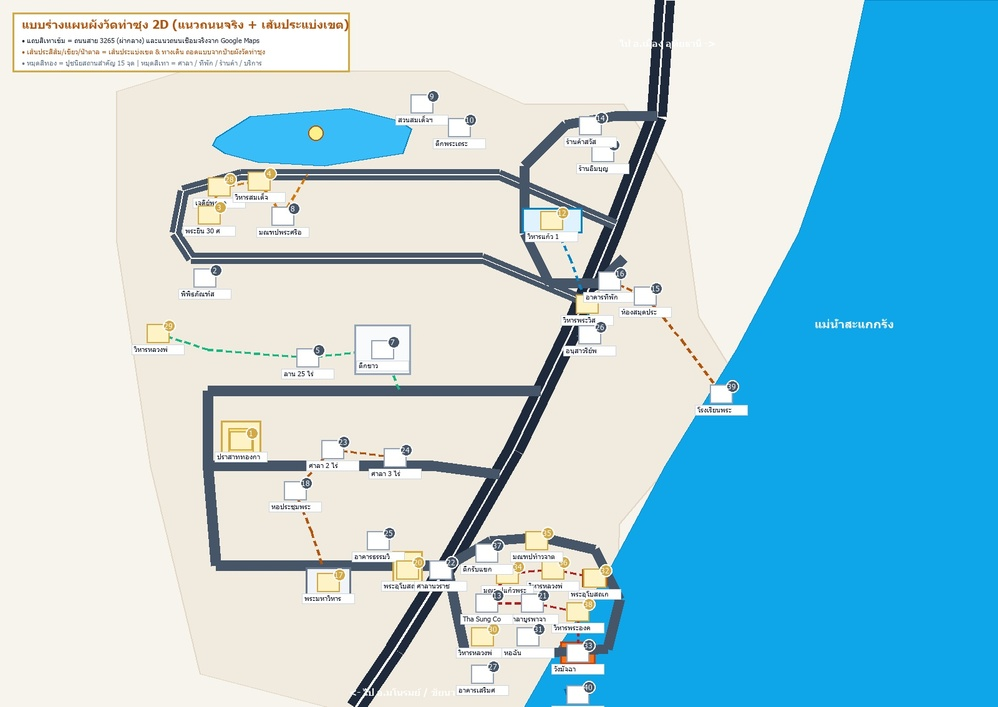
#> input picture scratch/user_master_map.jpg, 998 x 707 px, shrunk from 1600 x 1133 before the run, found by its file name
$ python crop_focused.py
#> lines starting #> are read from the running program, lines starting #| are printed output that depends on the picture
# Let's inspect the user map closely by cropping around all clusters
from PIL import Image

im = Image.open('scratch/user_master_map.jpg')
#> im is the input picture: PIL image 998x707 RGB; mean R, G, B 168.1, 208.5, 221.7
W, H = im.size
#> W = 998; H = 707

# 1. Top North-West cluster (around 39, 38, 11, 3, 4, 32, 15, 9)
im.crop((0, 0, int(W*0.48), int(H*0.55))).save('scratch/crop_nw.jpg')
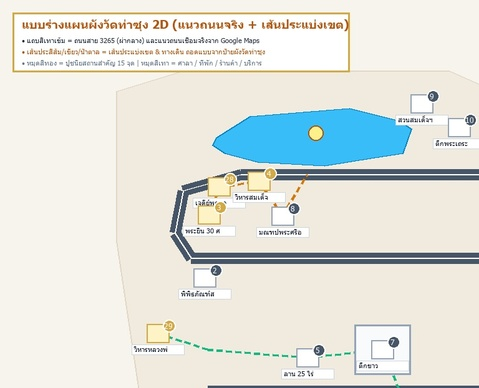
#> saved as crop_nw.jpg: PIL image 479x388 RGB; mean R, G, B 226, 228.3, 222.2

# 2. Center West & South West (around 31, 34, 2, 17, 18, 19, 16, 23, 20, 5)
im.crop((0, int(H*0.45), int(W*0.55), H)).save('scratch/crop_sw.jpg')
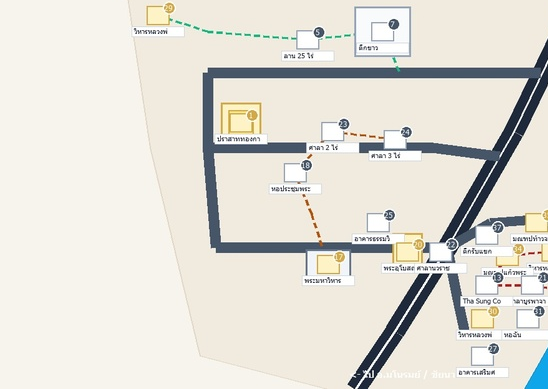
#> saved as crop_sw.jpg: PIL image 548x389 RGB; mean R, G, B 225.9, 223.3, 215.6

# 3. North East (around 1, 28, 26, 21, 37, 10, 33, 36)
im.crop((int(W*0.42), 0, int(W*0.82), int(H*0.55))).save('scratch/crop_ne.jpg')
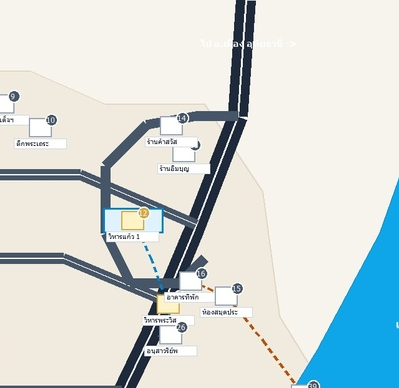
#> saved as crop_ne.jpg: PIL image 399x388 RGB; mean R, G, B 211.5, 219.1, 217.4

# 4. South East (Old Temple: 14, 13, 29, 27, 6, 8, 7, 22, 12, 24, 25, 35, 30)
im.crop((int(W*0.42), int(H*0.5), int(W*0.82), H)).save('scratch/crop_se.jpg')
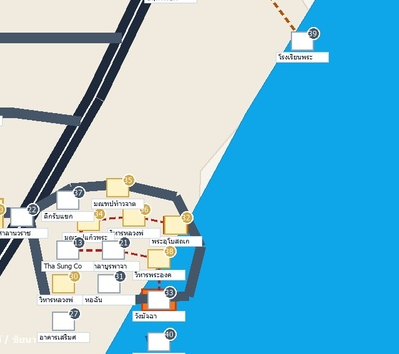
#> saved as crop_se.jpg: PIL image 399x354 RGB; mean R, G, B 126.7, 191.4, 216.4

print("Cropped 4 focused areas")
